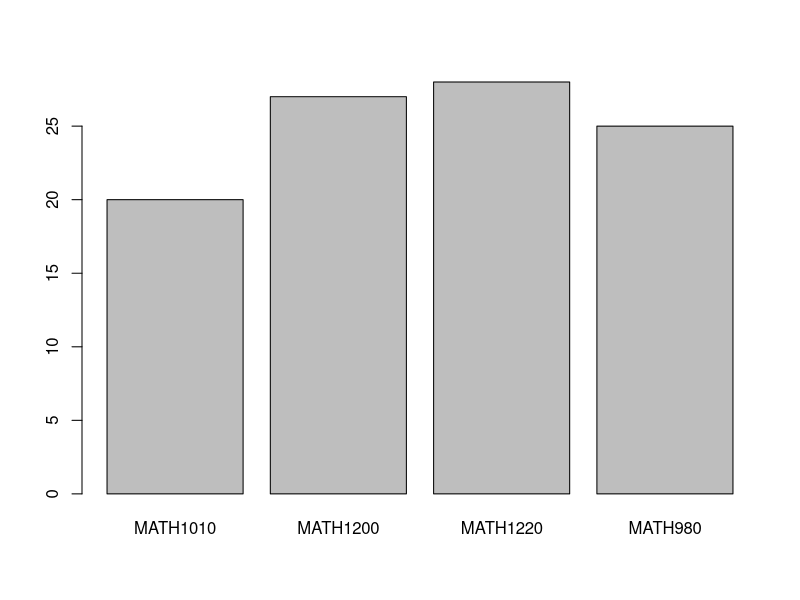

Generate this figure with R:
#Make Course Catalog
library(stats)
numbers = c(980,1010,1200,1220,1230,1260)
probs0<-rexp(6,1)
probs<-probs0/sum(probs0)
mathprobs<-sort(probs,decreasing = T)
course_names<-paste("MATH",numbers,sep = "")

math_students<-sample(course_names,100,replace = T,prob = c(mathprobs))
x<-as.factor(math_students)
plot(x)
